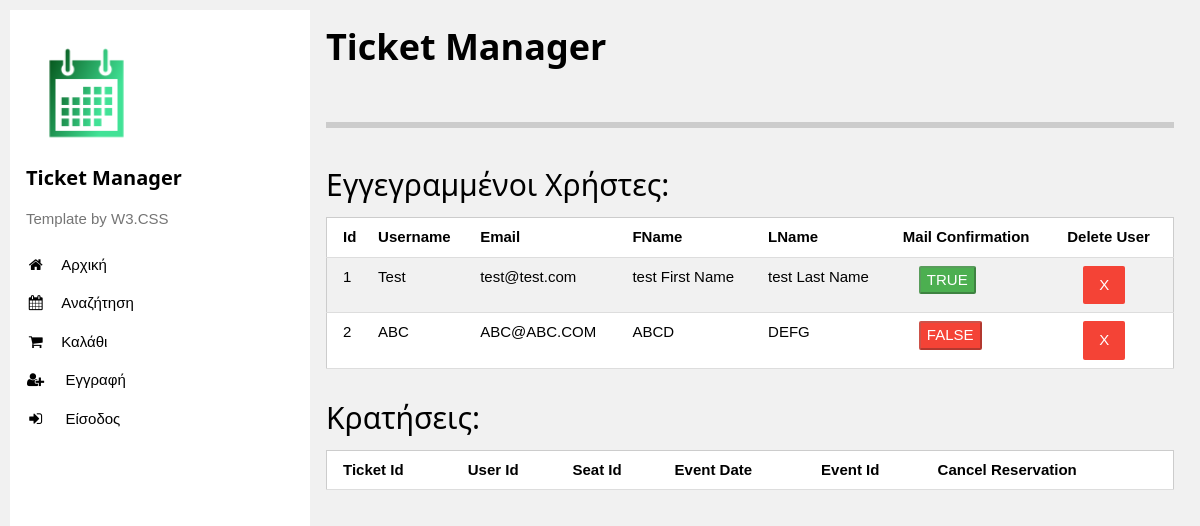
Page /dashboard.php on the committed database.
### tables this page shows
CREATE TABLE `users` (
  `Id` varchar(450) NOT NULL,
  `UserName` varchar(450) NOT NULL,
  `NormallizedUserName` varchar(256) NOT NULL,
  `Email` varchar(256) NOT NULL,
  `NormallizedEmail` varchar(256) NOT NULL,
  `EmailConfirmed` bit(1) DEFAULT NULL,
  `PasswordHash` varchar(3000) NOT NULL,
  `SecurityStamp` datetime NOT NULL DEFAULT CURRENT_TIMESTAMP ON UPDATE CURRENT_TIMESTAMP,
  `ConcurrencyStamp` varchar(3000) NOT NULL,
  `PhoneNumber` varchar(15) NOT NULL,
  `PhoneNumberConfirmed` bit(1) NOT NULL,
  `TwoFactorEnabled` bit(1) NOT NULL,
  `LockoutEnd` datetime NOT NULL,
  `LockoutEnabled` bit(1) NOT NULL,
  `AccessFailedCount` int NOT NULL DEFAULT '0',
  `FirstName` varchar(3000) NOT NULL,
  `LastName` varchar(3000) NOT NULL,
  PRIMARY KEY (`Id`)
);

### dashboard.php (the view, shortened to what this page needs)
<?php
include 'header.php';
$output = '';
userstable();
reservationstable();
$output .= '</table></div>';
echo $output;
?>
<?php
function userstable()
{
	global $output, $dbconn;
	$output .= '<div class="w3-container w3-padding">';
	$output .= '<h2>Εγγεγραμμένοι Χρήστες: </h2>';
	$output .= '<table id="users-table" style="width:100%" class="w3-table-all center">';
	$output .= '<tr>';
	$output .= '<th>Id</th>';
	$output .= '<th>Username</th>';
	$output .= '<th>Email</th>';
	$output .= '<th>FName</th>';
	$output .= '<th>LName</th>';
	$output .= '<th>Mail Confirmation</th>';
	$output .= '<th>Delete User</th>';
	$output .= '</tr>';
	$sql = "SELECT * FROM users";
	$result = mysqli_query($dbconn, $sql);
	while ($row = mysqli_fetch_assoc($result))
	{
		$output .= '<tr>';
		$output .= '<td>'.$row['Id'].'</td>';
		$output .= '<td>'.$row['UserName'].'</td>';
		$output .= '<td>'.$row['Email'].'</td>';
		$output .= '<td>'.$row['FirstName'].'</td>';
		$output .= '<td>'.$row['LastName'].'</td>';
		if ($row['EmailConfirmed'] == 0) {
			$output .= '<td><input type="button" class="w3-red w3-round-small w3-margin-left" value="FALSE" disabled></td>';
		}
		else
		{
			$output .= '<td><input type="button" class="w3-green w3-round-small w3-margin-left" value="TRUE" disabled></td>';
		}
		$output .= '<td><input id="cancel" type="button" value="X" class="w3-btn w3-red w3-round-small w3-margin-left user"></td>';
	}
	$output .= '</table></div>';
}
function reservationstable()
{
	global $output, $dbconn;
	$output .= '<div class="w3-container w3-padding">';
	$output .= '<h2>Κρατήσεις: </h2>';
	$output .= '<table id="reservations-table" style="width:100%" class="w3-table-all center">';
	$output .= '<tr>';
	$output .= '<th>Ticket Id</th>';
	$output .= '<th>User Id</th>';
	$output .= '<th>Seat Id</th>';
	$output .= '<th>Event Date</th>';
	$output .= '<th>Event Id</th>';
	$output .= '<th>Cancel Reservation</th>';
	$output .= '</tr>';
	$output .= '</table></div>';
}
?>

### style/eventsStyle.css (style rules this page uses)
* { box-sizing: border-box; }
body { font-family: Arial; padding: 10px; background: #f1f1f1; }

### style/w3.css (style rules this page uses)
*,*:before,*:after { box-sizing:inherit }
html { -ms-text-size-adjust:100%;-webkit-text-size-adjust:100% }
body { margin:0 }
button,input,select,textarea,optgroup { font:inherit;margin:0 }
button,input { overflow:visible }
button,[type=button],[type=reset],[type=submit] { -webkit-appearance:button }
html,body { font-family:Verdana,sans-serif;font-size:15px;line-height:1.5 }
html { overflow-x:hidden }
h2 { font-size:30px }
h1,h2,h3,h4,h5,h6 { font-family:"Segoe UI",Arial,sans-serif;font-weight:400;margin:10px 0 }
.w3-table,.w3-table-all { border-collapse:collapse;border-spacing:0;width:100%;display:table }
.w3-table-all { border:1px solid #ccc }
.w3-bordered tr,.w3-table-all tr { border-bottom:1px solid #ddd }
.w3-table-all tr:nth-child(odd) { background-color:#fff }
.w3-table-all tr:nth-child(even) { background-color:#f1f1f1 }
.w3-table td,.w3-table th,.w3-table-all td,.w3-table-all th { padding:8px 8px;display:table-cell;text-align:left;vertical-align:top }
.w3-table th:first-child,.w3-table td:first-child,.w3-table-all th:first-child,.w3-table-all td:first-child { padding-left:16px }
.w3-btn,.w3-button { border:none;display:inline-block;padding:8px 16px;vertical-align:middle;overflow:hidden;text-decoration:none;color:inherit;background-color:inherit;text-align:center;cursor:pointer;white-space:nowrap }
.w3-btn,.w3-button { -webkit-touch-callout:none;-webkit-user-select:none;-khtml-user-select:none;-moz-user-select:none;-ms-user-select:none;user-select:none }
.w3-container:after,.w3-container:before,.w3-panel:after,.w3-panel:before,.w3-row:after,.w3-row:before,.w3-row-padding:after,.w3-row-padding:before, .w3-cell-row:before,.w3-cell-row:after,.w3-clear:after,.w3-clear:before,.w3-bar:before,.w3-bar:after { content:"";display:table;clear:both }
.w3-round-small { border-radius:2px }
.w3-container,.w3-panel { padding:0.01em 16px }
.w3-margin-left { margin-left:16px!important }
.w3-padding { padding:8px 16px!important }
.w3-green,.w3-hover-green:hover { color:#fff!important;background-color:#4CAF50!important }
.w3-red,.w3-hover-red:hover { color:#fff!important;background-color:#f44336!important }

### rows in the picture
users: Id "1", UserName "Test", Email "test@test.com", FirstName "test First Name", LastName "test Last Name"
users: Id "2", UserName "ABC", Email "ABC@ABC.COM", FirstName "ABCD", LastName "DEFG"
